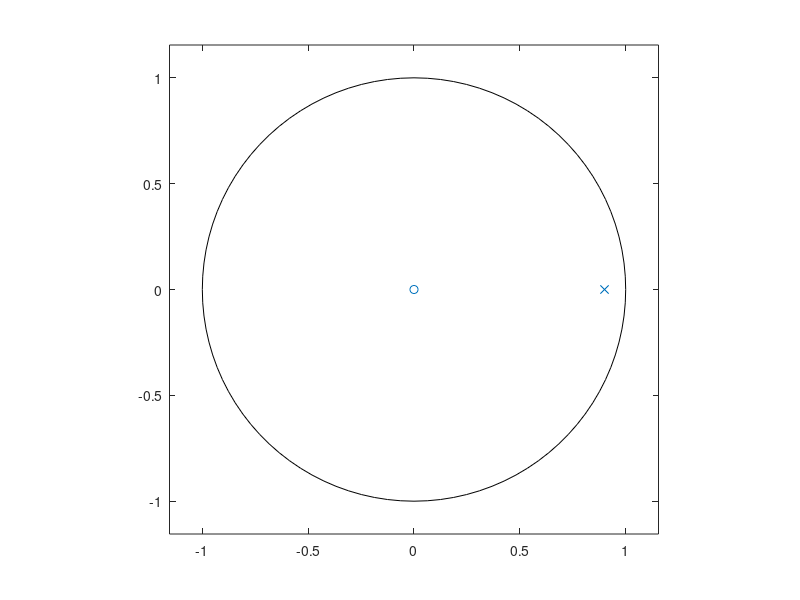
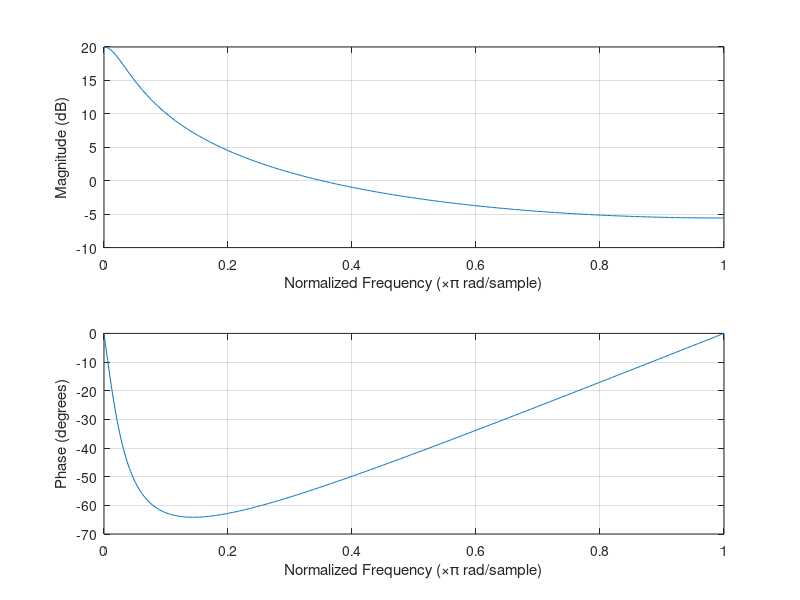
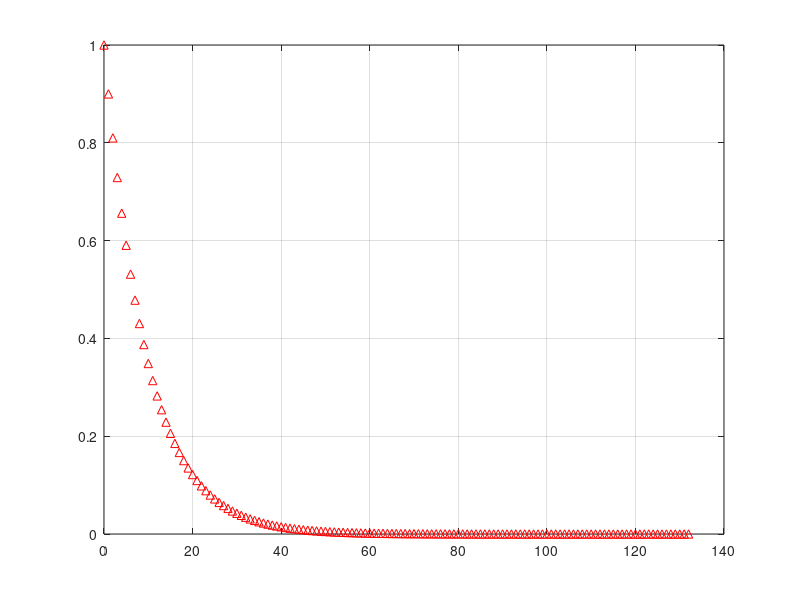

MATLAB code for these plots, in order:
clear all;
close all;

% H(z) = 1/1-0.9z^(-1)
b = [1 0];
a = [1 -0.9];
figure(1), zplane(b,a); grid;
figure(2), freqz(b,a);
figure(3), impz(b,a); grid;
